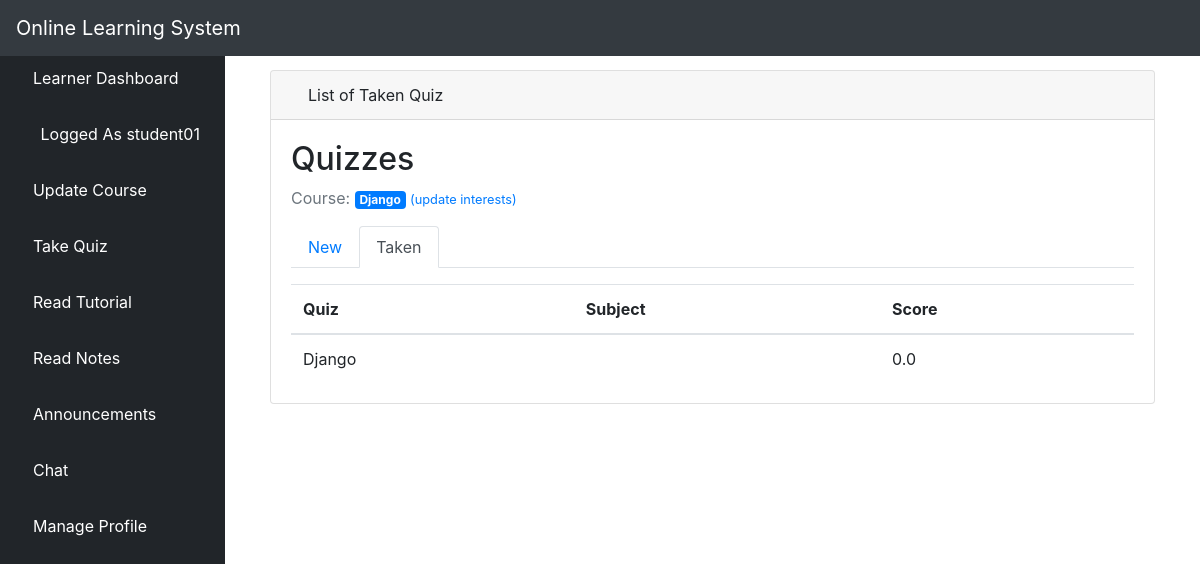
The app's page /taken/ (signed in) with its own data.
### elearn/models.py (models this page shows, shortened)
class User(AbstractUser):
    is_learner = models.BooleanField(default=False)
    is_instructor = models.BooleanField(default=False)
    is_admin = models.BooleanField(default=False)

class Course(models.Model):
    name = models.CharField(max_length=30)
    color = models.CharField(max_length=7, default='#007bff')
    def get_html_badge(self):
        name = escape(self.name)
        color = escape(self.color)
        html = '<span class="badge badge-primary" style="background-color: %s">%s</span>' % (color, name)
        return mark_safe(html)

class TakenQuiz(models.Model):
    learner = models.ForeignKey(Learner, on_delete=models.CASCADE, related_name='taken_quizzes')
    quiz = models.ForeignKey(Quiz, on_delete=models.CASCADE, related_name='taken_quizzes')
    score = models.FloatField()
    date = models.DateTimeField(auto_now_add=True)

class Quiz(models.Model):
    owner = models.ForeignKey(User, on_delete=models.CASCADE, related_name='quizzes')
    name = models.CharField(max_length=255)
    course = models.ForeignKey(Course, on_delete=models.CASCADE, related_name='quizzes')

### elearn/views.py (the view)
# urls.py: path('taken/', views.TakenQuizListView.as_view(), name='taken_quiz_list'),
class TakenQuizListView(ListView):
    model = TakenQuiz
    context_object_name = 'taken_quizzes'
    template_name = 'dashboard/learner/taken_quiz_list.html'
    def get_queryset(self):
        queryset = self.request.user.learner.taken_quizzes \
            .select_related('quiz', 'quiz__course') \
            .order_by('quiz__name')
        return queryset

### elearn/templates/dashboard/learner/taken_quiz_list.html (shortened to what this page needs)
{% extends 'dashboard/learner/base.html' %}
{% block body %}
  <div class="container-fluid">
        <div class="row">
          <div class="col-12 mb-3">
          <div class="col-12 mb-3">
                <div id="content-wrapper" style="padding-top: 20px">
        <div class="container-fluid">
            <div class="card mb-3">
                <div class="card-header">
                    <i class="fas fa-table text-primary"></i>
                    List of Taken Quiz
                </div>
                <div class="card-body">
  {% include 'dashboard/learner/_header.html' with active='taken' %}
    <table class="table mb-0">
      <thead>
        <tr>
          <th>Quiz</th>
          <th>Subject</th>
          <th>Score</th>
        </tr>
      </thead>
      <tbody>
        {% for taken_quiz in taken_quizzes %}
          <tr>
            <td>{{ taken_quiz.quiz.name }}</td>
            <td>{{ taken_quiz.quiz.subject.get_html_badge }}</td>
            <td>{{ taken_quiz.score }}</td>
          </tr>
        {% empty %}
          <tr>
            <td class="bg-light text-center font-italic" colspan="3">You haven't completed any quiz yet.</td>
          </tr>
        {% endfor %}
      </tbody>
    </table>
  </div>
</div>
  </div>
{% endblock body %}

### elearn/templates/dashboard/learner/base.html (shortened to what this page needs)
<!DOCTYPE html>
<html lang="en">
<head>
    {% load static %}
    <link href="{% static 'vendor/fontawesome-free/css/all.min.css' %}" rel="stylesheet" type="text/css">
    <link href="{% static 'vendor/datatables/dataTables.bootstrap4.css' %}" rel="stylesheet">
    <link href="{% static 'css/sb-admin.css' %}" rel="stylesheet">
</head>
<body id="page-top">
<nav class="navbar navbar-expand navbar-dark bg-dark fixed-top">
    <a class="navbar-brand mr-1 text-white" href="">Online Learning System</a>
    <button class="btn btn-link btn-sm text-white order-1 order-sm-0" id="sidebarToggle" href="#">
        <i class="fas fa-bars"></i>
    </button>
    <ul class="navbar-nav ml-auto ml-md-0">
        <li class="nav-item dropdown no-arrow">
            <a class="nav-link dropdown-toggle" href="#" id="userDropdown" role="button" data-toggle="dropdown" aria-haspopup="true" aria-expanded="false">
                <i class="fas fa-user-circle fa-fw text-primary"></i>
            </a>
        </li>
    </ul>
</nav>
<div id="wrapper" style="padding-top: 50px;">
<ul class="sidebar navbar-nav">
    <li class="nav-item active">
        <a class="nav-link" href="{% url 'learner' %}">
         <i class="fa fa-home" aria-hidden="true"></i>
            <span>Learner Dashboard</span>
        </a>
    </li>
    <li class="nav-item active">
        <a class="nav-link" href="">
            <i class="fas fa-user-circle fa-fw text-primary"></i>
            <span>Logged As {{ user.username }}</span>
        </a>
    </li>
         <li class="nav-item">
        <a class="nav-link" href="{% url 'interests' %}">
            <i class="fa fa-folder-open"></i>
            <span style="color: white">Update Course</span>
        </a>
    </li>
        <li class="nav-item">
        <a class="nav-link" href="{% url 'lquiz_list' %}">
            <i class="fas fa-book"></i>
            <span style="color: white">Take Quiz</span>
        </a>
    </li>
     <li class="nav-item">
        <a class="nav-link" href="{% url 'ltutorial' %}">
            <i class="fas fa-book-reader text-default"></i>
            <span style="color: white">Read Tutorial</span>
        </a>
    </li>
      <li class="nav-item">
        <a class="nav-link" href="{% url 'llnotes' %}">
            <i class="fas fa-pen" aria-hidden="true"></i>
            <span style="color: white">Read Notes</span>
        </a>
    </li>
    <li class="nav-item">
        <a class="nav-link" href="{% url 'ilchat' %}">
        <i class="fas fa-bell"></i>
            <span style="color: white">Announcements</span>
        </a>
    </li>
    <li class="nav-item">
        <a class="nav-link" href="{% url 'chat-student' %}">
            <i class="fas fa-sms" aria-hidden="true"></i>
            <span style="color: white">Chat</span>
        </a>
    </li>
      <li class="nav-item dropdown no-arrow">
                            <a class="nav-link dropdown-toggle" data-toggle="dropdown" aria-haspopup="true" aria-expanded="false" href="">
            <i class="fas fa-user text-default"></i>
            <span style="color: white">Manage Profile</span>
        </a>
        </li>
</ul>
    {% block body %}{% endblock %}
</div>

### elearn/templates/dashboard/learner/_header.html
<h2>Quizzes</h2>
<p class="text-muted">
  Course:{% for course in user.learner.interests.all %} {{ course.get_html_badge }}{% endfor %}
  <a href="{% url 'interests' %}"><small>(update interests)</small></a>
</p>
<ul class="nav nav-tabs mb-3">
  <li class="nav-item">
    <a class="nav-link{% if active == 'new' %} active{% endif %}" href="{% url 'lquiz_list' %}">New</a>
  </li>
  <li class="nav-item">
    <a class="nav-link{% if active == 'taken' %} active{% endif %}" href="{% url 'taken_quiz_list' %}">Taken</a>
  </li>
</ul>

### records on screen
User: username "student01"
Course: get_html_badge "Django"
TakenQuiz: quiz.name "Django", score "0.0"
